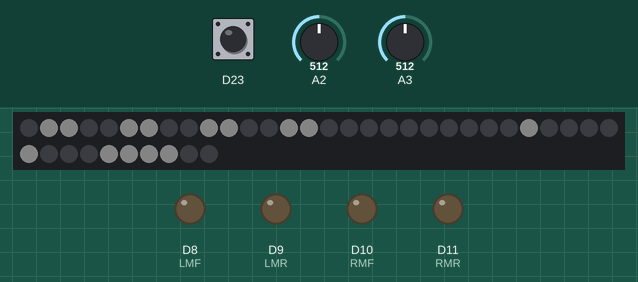
A sketch run on a simulated Arduino Due. Parts: 40 RGB LEDs in strip order, left to right, continuing on the next row, output pins drawn as LEDs (lit = HIGH). The inputs (shaded band) are chosen by the test bench; at power-on: D23 HIGH, A2 = 512, A3 = 512 (analog values on the 0–1023 scale). Dim RGB values are drawn brighter than linear; what the sketch prints to the serial monitor is not drawn.

Above: at 1.3 s.
1.4 s: D23 pulled LOW for 0.15 s
At 3.0 s:
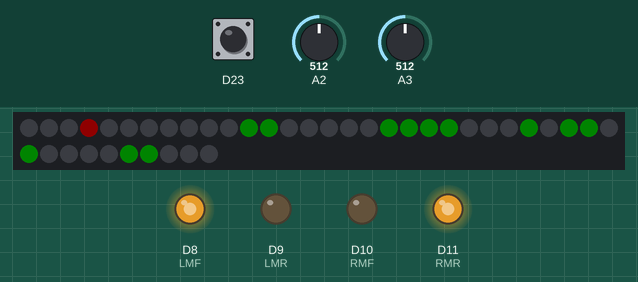
3.9 s: A2 set to 30
At 5.6 s:
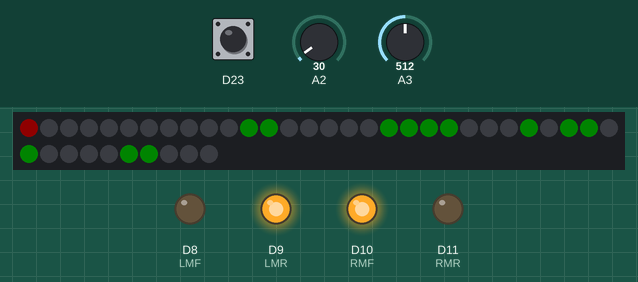
6.4 s: A3 set to 30
At 7.0 s:
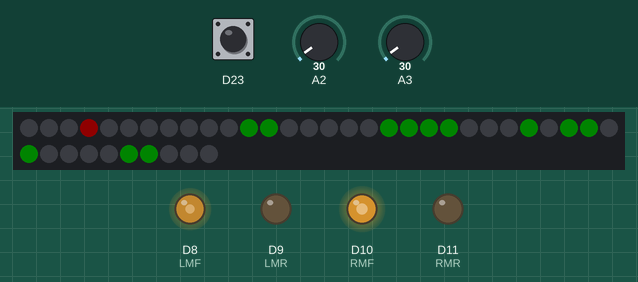
7.9 s: A2 set to 50
At 9.1 s:
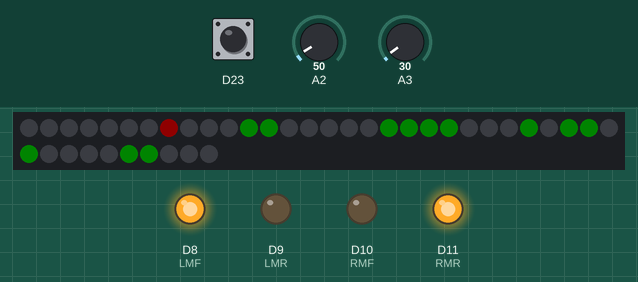
9.4 s: A2 set to 30
At 10.5 s:
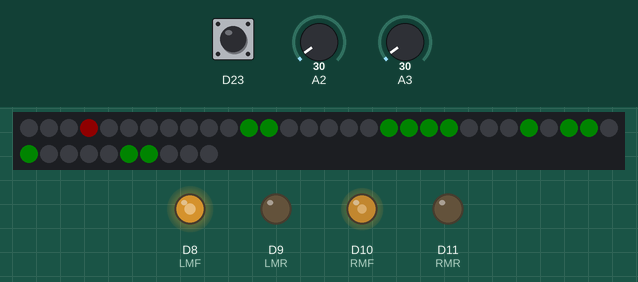
10.9 s: A2 set to 0
At 11.6 s:
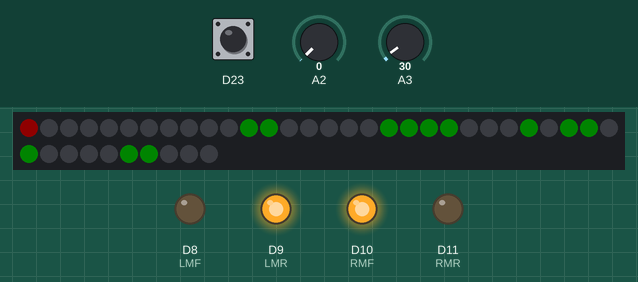
Timing chart, 0 to 13.4 s (numbered marks = the images above; inputs shaded):
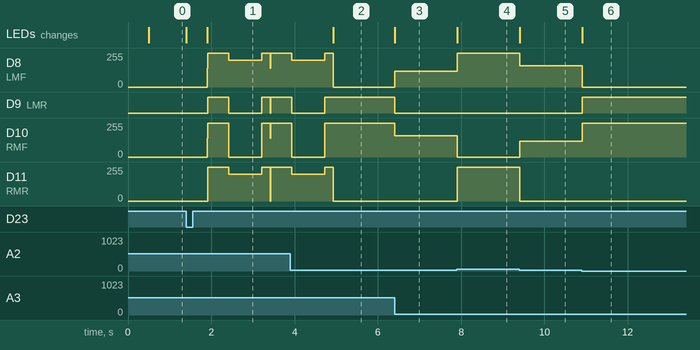

Measured:
- after the input at 1.4 s, D8 (LMF): 0/255 → 255/255 after 0.51 s, → 200/255 0.51 s later, → 255/255 0.80 s later; D9 (LMR): goes HIGH 0.50 s, LOW 0.80 s, HIGH 0.20 s, LOW 0.01 s, then HIGH, starting after 0.52 s
- after the input at 3.9 s, D9 (LMR): goes on until 4.7 s, then stays HIGH; D10 (RMF): goes on until 4.7 s, then stays 255/255; D11 (RMR): goes on until 4.9 s, then stays 0/255; the LEDs: change after 1.0 s (image 2)
- after the input at 6.4 s, D8 (LMF): 0/255 → 120/255 at once; D9 (LMR): HIGH → LOW at once; D10 (RMF): 255/255 → 160/255 at once; the LEDs: change at once (image 3)
- after the input at 7.9 s, D8 (LMF): 120/255 → 255/255 at once; D10 (RMF): 160/255 → 0/255 at once; D11 (RMR): 0/255 → 255/255 at once; the LEDs: change at once (image 4)
- after the input at 9.4 s, D8 (LMF): 255/255 → 160/255 at once; D10 (RMF): 0/255 → 120/255 at once; D11 (RMR): 255/255 → 0/255 at once; the LEDs: change at once (image 5)
- after the input at 10.9 s, D8 (LMF): 160/255 → 0/255 at once; D9 (LMR): LOW → HIGH at once; D10 (RMF): 120/255 → 255/255 at once; the LEDs: change at once (image 6)

The sketch:

line_follower.ino
```cpp
#include <Adafruit_NeoPixel.h>
#define LED_PIN 2 // neopixel led pin
#define LED_COUNT 40 // number of leds connected

#define LMF 8 // left motor forward
#define LMR 9 // left motor reverse
#define RMF 10 // right motor forward
#define RMR 11 // right motor reverse

#define trig 15 // trig pin
#define echo 14 // echo pin

// PID parameters
float last_error = 0;
float integral = 0;

// PID factors
float Kp = 16.25;
float Ki = 0.05;
float Kd = 9;

// Parameters
int SILVER = 170;
int speed = 140;

Adafruit_NeoPixel strip(LED_COUNT, LED_PIN, NEO_GRB + NEO_KHZ800);

int _arrow[] = {
  0, 0, 0, 0, 0, 0, 0, 0,
  0, 0, 0, 1, 1, 0, 0, 0,
  0, 0, 1, 1, 1, 1, 0, 0,
  0, 1, 0, 1, 1, 0, 1, 0,
  0, 0, 0, 1, 1, 0, 0, 0
};

int _smiley[] = {
  0, 1, 1, 0, 0, 1, 1, 0,
  0, 1, 1, 0, 0, 1, 1, 0,
  0, 0, 0, 0, 0, 0, 0, 0,
  0, 1, 0, 0, 0, 0, 1, 0,
  0, 0, 1, 1, 1, 1, 0, 0
};

void setup() {
  // put your setup code here, to run once:
  Serial.begin(115200);

  strip.begin();            // INITIALIZE NeoPixel strip object (REQUIRED)
  strip.show();             // Turn OFF all pixels ASAP
  strip.setBrightness(15);  // Set BRIGHTNESS to about 1/5 (max = 255)

  delay(500);

  analogReadResolution(12);

  pinMode(trig, OUTPUT);
  pinMode(echo, INPUT);

  pinMode(LMF, OUTPUT);
  pinMode(LMR, OUTPUT);
  pinMode(RMF, OUTPUT);
  pinMode(RMR, OUTPUT);

  analogWrite(LMF, 0);
  analogWrite(LMR, 0);
  analogWrite(RMF, 0);
  analogWrite(RMR, 0);

  // set button A as input pullup
  pinMode(23, INPUT_PULLUP);

  displayIcon(_smiley, sizeof(_smiley), strip.Color(127, 127, 127));

  // wait for user to press button A
  while (digitalRead(23)) {
    delay(10);
  }
  displayIcon(_arrow, sizeof(_arrow), strip.Color(0, 127, 0));
  delay(500);
}

void loop() {
  int L = analogRead(A2);
  int R = analogRead(A3);
  int err = L - R;

  int errDisplay = err;
  if (errDisplay > 40) errDisplay = 40;
  if (errDisplay < -40) errDisplay = -40;
  int led_pos = map(errDisplay, -40, 40, 0, 7);
  Serial.println(led_pos);
  for (int i=0;i<8;i++){
    if (led_pos == i ){
      strip.setPixelColor(i, strip.Color(255, 0, 0));
    }else{
      strip.setPixelColor(i, strip.Color(0, 0, 0));
    }
  }
  strip.show();

  //PID calculations
  float pFix = err * Kp;
  integral = integral + err;
  if (integral > 400) integral = 400;
  if (integral < -400) integral = -400;
  float iFix = integral * Ki;
  float dFix = err - last_error * Kd;
  last_error = err;
  float drive = pFix + iFix + dFix;

  MoveMotor(speed + drive, speed - drive, true);

  if (L > SILVER and R > SILVER) {
    delay(10);
    if (L > SILVER and R > SILVER) {
      MoveMotor(0, 0, true);
      delay(500);
      MoveMotor(200, -200, true);
      delay(800);
      MoveMotor(0, 0, true);
      delay(200);
    }
  }
}


void MoveMotor(int LM, int RM, bool brake) {
  int stoppedfunction = 0;
  if (LM > 255) LM = 255;
  if (LM < -255) LM = -255;
  if (RM > 255) RM = 255;
  if (RM < -255) RM = -255;
  if (brake) stoppedfunction = 255;

  if (LM > 0) {
    analogWrite(LMF, LM);
    analogWrite(LMR, 0);
  } else if (LM < 0) {
    analogWrite(LMF, 0);
    analogWrite(LMR, -LM);
  } else {
    analogWrite(LMF, stoppedfunction);
    analogWrite(LMR, stoppedfunction);
  }

  if (RM > 0) {
    analogWrite(RMF, RM);
    analogWrite(RMR, 0);
  } else if (RM < 0) {
    analogWrite(RMF, 0);
    analogWrite(RMR, -RM);
  } else {
    analogWrite(RMF, stoppedfunction);
    analogWrite(RMR, stoppedfunction);
  }
}

void displayIcon(int _array[], int len, uint32_t color) {
  strip.clear();
  for (int i = 0; i < len; i++) {
    if (_array[i])
      strip.setPixelColor(i, color);
  }
  strip.show();
}

int getDistance() {
  digitalWrite(trig, HIGH);
  delayMicroseconds(10);
  digitalWrite(trig, LOW);
  delayMicroseconds(1);
  int duration = pulseIn(echo, HIGH);
  int distance = duration * 0.0343 / 2;
  return distance;
}
```
